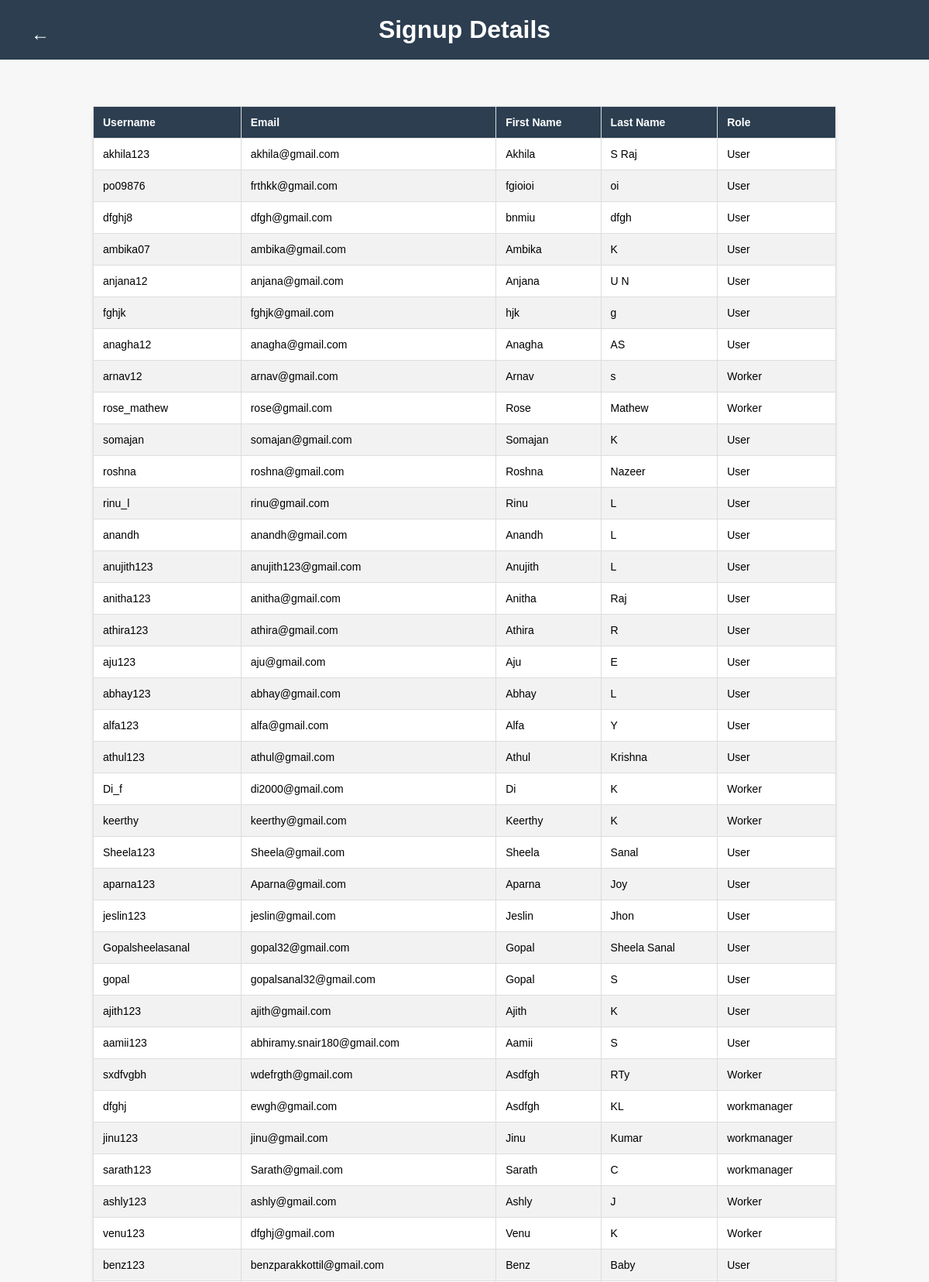
Screenshot of /user_list.html (upper part) with the database file from the repository.
### watersystemapp/models.py (models this page shows, shortened)
class CustomUser(AbstractUser):
    firstname = models.TextField(max_length=100, default="")
    lastname = models.TextField(max_length=100, default="")
    username = models.CharField(max_length=30, unique=True)
    email = models.EmailField(max_length=254, unique=True)
    role = models.CharField(max_length=100,default="")
    password = models.CharField(max_length=128, default="")

### watersystemapp/views.py (the view)
# urls.py: path('user_list.html', views.user_list, name='user_list'),
def user_list(request):
    users = CustomUser.objects.all()
    return render(request, 'user_list.html', {'users': users})

### templates/user_list.html (shortened to what this page needs)
{% load static %}
<!DOCTYPE html>
<html lang="en">
<head>
</head>
<body>
    <a class="back-button" href="admindashboard.html"></a>
    <h1>Signup Details</h1>
    <table>
        <thead>
            <tr>
                <th>Username</th>
                <th>Email</th>
                <th>First Name</th>
                <th>Last Name</th>
                <th>Role</th>
            </tr>
        </thead>
        <tbody>
            {% for user in users %}
            {% if user.username != 'abhi' %}
            <tr>
                <td>{{ user.username }}</td>
                <td>{{ user.email }}</td>
                <td>{{ user.first_name }}</td>
                <td>{{ user.last_name }}</td>
                <td>{{ user.role }}</td>
            </tr>
            {% endif %}
            {% endfor %}
        </tbody>
    </table>
</body>
</html>

### templates/user_list.html (style rules this page uses)
body { font-family: Arial, sans-serif; background-color: #f7f7f7; margin: 0; padding: 0; }
h1 { background-color: #2c3e50; color: #fff; padding: 20px; text-align: center; margin: 0; }
.back-button { background-color: #2c3e50; color: #fff; padding: 10px 20px; border: none; border-radius: 5px; cursor: pointer; text-decoration: none; font-weight: bold; position: absolute; top: 20px; left: 20px; }
.back-button::before { content: "←"; font-size: 24px; margin-right: 8px; }
table { width: 80%; margin: 60px auto; border-collapse: collapse; background-color: #fff; box-shadow: 0 2px 4px rgba(0, 0, 0, 0.1); border-radius: 10px; }
th, td { border: 1px solid #ddd; text-align: left; padding: 12px; font-size: 14px; }
th { background-color: #2c3e50; color: #fff; }
tr:nth-child(even) { background-color: #f2f2f2; }

### rows the page displays
CustomUser: username "akhila123", email "akhila@gmail.com", first_name "Akhila", last_name "S Raj", role "User"
CustomUser: username "po09876", email "frthkk@gmail.com", first_name "fgioioi", last_name "oi", role "User"
CustomUser: username "dfghj8", email "dfgh@gmail.com", first_name "bnmiu", last_name "dfgh", role "User"
CustomUser: username "ambika07", email "ambika@gmail.com", first_name "Ambika", last_name "K", role "User"
CustomUser: username "anjana12", email "anjana@gmail.com", first_name "Anjana", last_name "U N", role "User"
CustomUser: username "fghjk", email "fghjk@gmail.com", first_name "hjk", last_name "g", role "User"
CustomUser: username "anagha12", email "anagha@gmail.com", first_name "Anagha", last_name "AS", role "User"
CustomUser: username "arnav12", email "arnav@gmail.com", first_name "Arnav", last_name "s", role "Worker"
CustomUser: username "rose_mathew", email "rose@gmail.com", first_name "Rose", last_name "Mathew", role "Worker"
CustomUser: username "somajan", email "somajan@gmail.com", first_name "Somajan", last_name "K", role "User"
CustomUser: username "roshna", email "roshna@gmail.com", first_name "Roshna", last_name "Nazeer", role "User"
CustomUser: username "rinu_l", email "rinu@gmail.com", first_name "Rinu", last_name "L", role "User"
CustomUser: username "anandh", email "anandh@gmail.com", first_name "Anandh", last_name "L", role "User"
CustomUser: username "anujith123", email "anujith123@gmail.com", first_name "Anujith", last_name "L", role "User"
CustomUser: username "anitha123", email "anitha@gmail.com", first_name "Anitha", last_name "Raj", role "User"
CustomUser: username "athira123", email "athira@gmail.com", first_name "Athira", last_name "R", role "User"
CustomUser: username "aju123", email "aju@gmail.com", first_name "Aju", last_name "E", role "User"
CustomUser: username "abhay123", email "abhay@gmail.com", first_name "Abhay", last_name "L", role "User"
CustomUser: username "alfa123", email "alfa@gmail.com", first_name "Alfa", last_name "Y", role "User"
CustomUser: username "athul123", email "athul@gmail.com", first_name "Athul", last_name "Krishna", role "User"
CustomUser: username "Di_f", email "di2000@gmail.com", first_name "Di", last_name "K", role "Worker"
CustomUser: username "keerthy", email "keerthy@gmail.com", first_name "Keerthy", last_name "K", role "Worker"
CustomUser: username "Sheela123", email "Sheela@gmail.com", first_name "Sheela", last_name "Sanal", role "User"
CustomUser: username "aparna123", email "Aparna@gmail.com", first_name "Aparna", last_name "Joy", role "User"
CustomUser: username "jeslin123", email "jeslin@gmail.com", first_name "Jeslin", last_name "Jhon", role "User"
CustomUser: username "Gopalsheelasanal", email "gopal32@gmail.com", first_name "Gopal", last_name "Sheela Sanal", role "User"
CustomUser: username "gopal", email "gopalsanal32@gmail.com", first_name "Gopal", last_name "S", role "User"
CustomUser: username "ajith123", email "ajith@gmail.com", first_name "Ajith", last_name "K", role "User"
CustomUser: username "aamii123", email "abhiramy.snair180@gmail.com", first_name "Aamii", last_name "S", role "User"
CustomUser: username "sxdfvgbh", email "wdefrgth@gmail.com", first_name "Asdfgh", last_name "RTy", role "Worker"
CustomUser: username "dfghj", email "ewgh@gmail.com", first_name "Asdfgh", last_name "KL", role "workmanager"
CustomUser: username "jinu123", email "jinu@gmail.com", first_name "Jinu", last_name "Kumar", role "workmanager"
CustomUser: username "sarath123", email "Sarath@gmail.com", first_name "Sarath", last_name "C", role "workmanager"
CustomUser: username "ashly123", email "ashly@gmail.com", first_name "Ashly", last_name "J", role "Worker"
CustomUser: username "venu123", email "dfghj@gmail.com", first_name "Venu", last_name "K", role "Worker"
CustomUser: username "benz123", email "benzparakkottil@gmail.com", first_name "Benz", last_name "Baby", role "User"
